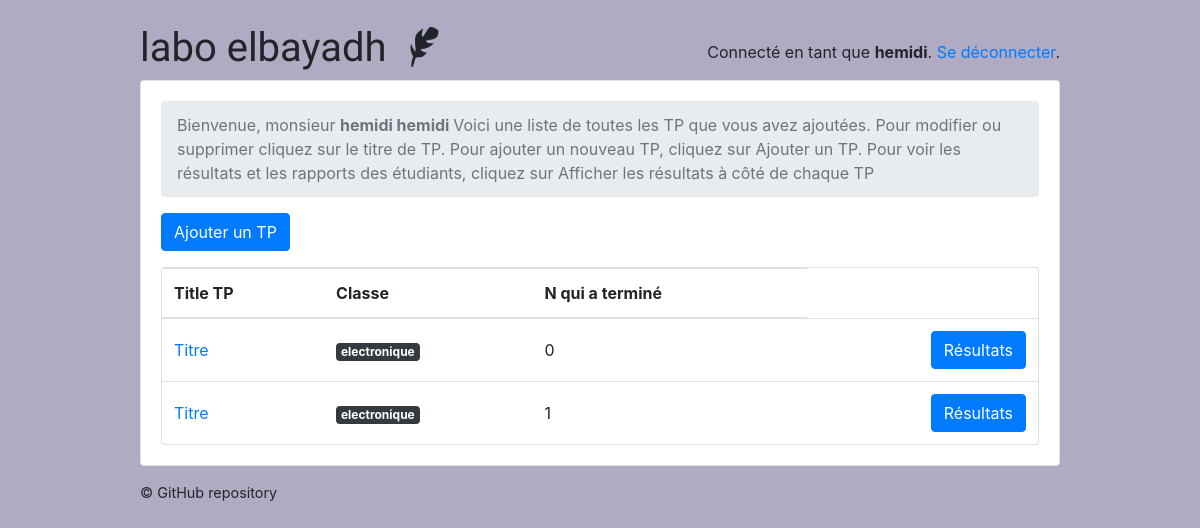
/teachers/ (signed in), run on the app's committed database.
### classroom/models.py (models this page shows, shortened)
class User(AbstractUser ):
    is_student = models.BooleanField(default=False )
    is_teacher = models.BooleanField(default=False)
    date_of_birth = models.DateField(default='1994-03-16')
    EQUIRED_FIELDS = ['date_of_birth']

class Quiz(models.Model):
    owner = models.ForeignKey(User, on_delete=models.CASCADE, related_name='quizzes')
    name = models.CharField(max_length=255 , default='Titre' , verbose_name= 'Titre TP',)
    subject = models.ForeignKey(Subject, on_delete=models.CASCADE, related_name='quizzes', verbose_name= 'les filières',)
    type_tp_posible = (
        ('redressement et filtrage ', 'redressement et filtrage '),
        ('filtrage RC', 'filtrage RC'),
    )
    type_tp = models.CharField(max_length=500 ,choices=type_tp_posible , verbose_name= 'Type de circuit électrique')
    description = models.TextField( max_length=500 , verbose_name= 'Description de TP ')
    module = models.CharField(max_length=255, default='Matière' , verbose_name= 'Matière' )
    Temps_TP = models.IntegerField(default=5 , verbose_name= 'Temps de TP min')

class Subject(models.Model):
    name = models.CharField(max_length=30)
    color = models.CharField(max_length=7, default='#007bff')
    def get_html_badge(self):
        name = escape(self.name)
        color = escape(self.color)
        html = '<span class="badge badge-primary" style="background-color: %s">%s</span>' % (color, name)
        return mark_safe(html)

### classroom/views/teachers.py (the view)
# urls.py: path('', students.QuizListView.as_view(), name='quiz_list'),
@method_decorator([login_required, teacher_required], name='dispatch')
class QuizListView(ListView):
    model = Quiz
    ordering = ('name', )
    context_object_name = 'quizzes'
    template_name = 'classroom/teachers/quiz_change_list.html'
    def get_queryset(self):
        queryset = self.request.user.quizzes \
            .select_related('subject') \
            .annotate(questions_count=Count('questions', distinct=True)) \
            .annotate(taken_count=Count('taken_quizzes', distinct=True))
        return queryset

### classroom/templates/classroom/teachers/quiz_change_list.html
{% extends 'base.html' %}
{% block content %}
  <nav aria-label="breadcrumb">
    <ol class="breadcrumb">
      <li class="breadcrumb-item active" aria-current="page">Bienvenue, monsieur <strong> {{user.first_name  }} {{user.last_name}} </strong> Voici une liste de toutes les TP que vous avez ajoutées. Pour modifier ou supprimer cliquez sur le titre de TP. Pour ajouter un nouveau TP, cliquez sur Ajouter un TP.
 Pour voir les résultats et les rapports des étudiants, cliquez sur Afficher les résultats à côté de chaque TP</li>
    </ol>
  </nav>
  <a href="{% url 'teachers:quiz_add' %}" class="btn btn-primary mb-3" role="button">Ajouter un TP</a>
  <div class="card">
    <table class="table mb-0">
      <thead>
        <tr>
          <th>Title TP</th>
          <th>Classe</th>
          <th>N qui a terminé </th>
        </tr>
      </thead>
      <tbody>
        {% for quiz in quizzes %}
          <tr>
            <td class="align-middle"><a href="{% url 'teachers:quiz_change' quiz.pk %}">{{ quiz.name }}</a></td>
            <td class="align-middle">{{ quiz.subject.get_html_badge }}</td>
            <td class="align-middle">{{ quiz.taken_count }}</td>
            <td class="text-right">
              <a href="{% url 'teachers:quiz_results' quiz.pk %}" class="btn btn-primary">Résultats</a>
            </td>
          </tr>
        {% empty %}
          <tr>
            <td class="bg-light text-center font-italic" colspan="5">You haven't created any quiz yet.</td>
          </tr>
        {% endfor %}
      </tbody>
    </table>
  </div>
{% endblock %}

### templates/base.html (shortened to what this page needs)
{% load static %}<!doctype html>
<html lang="en">
  <head>
    <link rel="stylesheet" href="https://maxcdn.bootstrapcdn.com/bootstrap/4.0.0/css/bootstrap.min.css">
    <link rel="stylesheet" type="text/css" href="{% static 'vendor/fontello-2f186091/css/fontello.css' %}">
    <link rel="stylesheet" type="text/css" href="{% static 'css/app.css' %}">
    <link rel="stylesheet" type="text/css" href="{% static 'css/hemidi.css' %}">
    <link rel="stylesheet" type="text/css" href="{% static 'css/fl.css' %}">
    {% if user.is_authenticated and user.is_teacher %}
      <link rel="stylesheet" type="text/css" href="{% static 'css/teachers.css' %}">
    {% else %}
      <link rel="stylesheet" type="text/css" href="{% static 'css/students.css' %}">
    {% endif %}
  </head>
  <body>
    <div class="container my-4">
      <div class="row justify-content-center">
        <div class="col-md-10 col-sm-12">
          <div class="row">
            <div class="col-6">
              <h1 class="logo">
                <a href="{% url 'home' %}">
                  labo elbayadh
                  {% if user.is_authenticated %}
                    {% if user.is_teacher %}
                      <span class="icon-feather" data-toggle="tooltip" data-placement="right" title="Teacher profile"></span>
                    {% else %}
                      <span class="icon-graduation-cap" data-toggle="tooltip" data-placement="right" title="Student profile"></span>
                    {% endif %}
                  {% endif %}
                </a>
              </h1>
            </div>
            <div class="col-6 text-right">
              {% if user.is_authenticated %}
                <p class="pt-3">Connecté en tant que <strong>{{ user.last_name }}</strong>. <a href="{% url 'logout' %}">Se déconnecter</a>.</p>
              {% else %}
                <a href="{% url 'login' %}" class="btn btn-light" role="button">Log in</a>
                <a href="{% url 'signup' %}" class="btn btn-primary" role="button">Sign up</a>
              {% endif %}
            </div>
          </div>
          <div class="card mb-3">
            <div class="card-body">
              {% block content %}
              {% endblock %}
            </div>
          </div>
          <footer>
            <a href="https://github.com/hemid32/django_labo">© GitHub repository</a>
          </footer>
        </div>
      </div>
    </div>
  </body>
</html>

### static/css/app.css (style rules this page uses)
.logo { font-family: 'Clicker Script', cursive; }
.logo a { color: #212529; text-decoration: none; }
footer { font-size: .9rem; }
footer a { color: #212529; }

### static/css/teachers.css (style rules this page uses)
body { background-color: #b0aac2; }

### data on the page
User: last_name "hemidi", first_name "hemidi"
Quiz: name "Titre", subject.get_html_badge "electronique", taken_count "0"
Quiz: name "Titre", subject.get_html_badge "electronique", taken_count "1"
